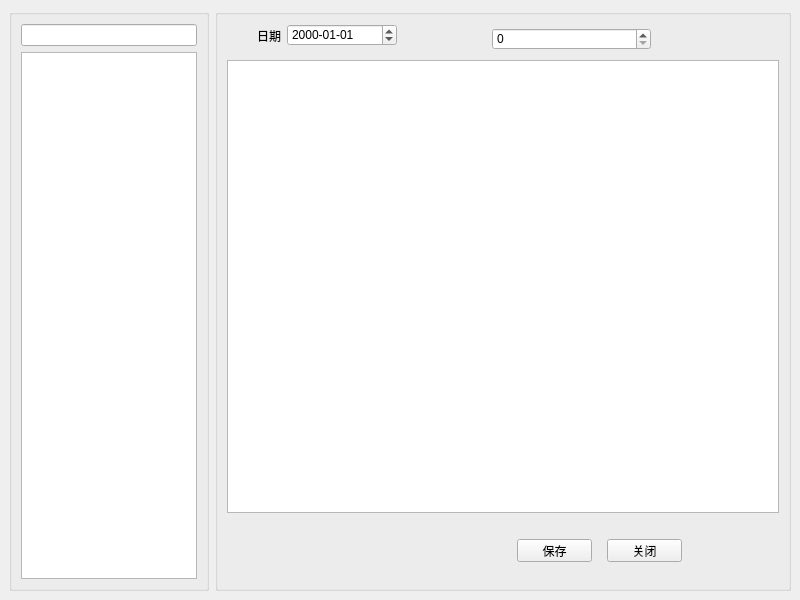
<?xml version="1.0" encoding="UTF-8"?>
<ui version="4.0">
 <class>InputDataMulti</class>
 <widget class="QMainWindow" name="InputDataMulti">
  <property name="geometry">
   <rect>
    <x>0</x>
    <y>0</y>
    <width>800</width>
    <height>600</height>
   </rect>
  </property>
  <property name="windowTitle">
   <string>数据录入</string>
  </property>
  <property name="windowIcon">
   <iconset resource="../Icon.qrc">
    <normaloff>:/images/clipboard.png</normaloff>:/images/clipboard.png</iconset>
  </property>
  <widget class="QWidget" name="centralwidget">
   <layout class="QHBoxLayout" name="horizontalLayout">
    <item>
     <widget class="QGroupBox" name="groupBox">
      <property name="minimumSize">
       <size>
        <width>200</width>
        <height>0</height>
       </size>
      </property>
      <property name="maximumSize">
       <size>
        <width>200</width>
        <height>16777215</height>
       </size>
      </property>
      <property name="title">
       <string/>
      </property>
      <layout class="QVBoxLayout" name="verticalLayout_2">
       <item>
        <widget class="QLineEdit" name="inputKeyword"/>
       </item>
       <item>
        <widget class="QTreeWidget" name="treeWidget">
         <attribute name="headerVisible">
          <bool>false</bool>
         </attribute>
         <column>
          <property name="text">
           <string notr="true">1</string>
          </property>
         </column>
        </widget>
       </item>
      </layout>
     </widget>
    </item>
    <item>
     <widget class="QGroupBox" name="groupBox_2">
      <property name="title">
       <string/>
      </property>
      <layout class="QVBoxLayout" name="verticalLayout_3">
       <item>
        <widget class="QWidget" name="widget_2" native="true">
         <property name="minimumSize">
          <size>
           <width>0</width>
           <height>30</height>
          </size>
         </property>
         <widget class="QDateEdit" name="dateEdit">
          <property name="geometry">
           <rect>
            <x>60</x>
            <y>0</y>
            <width>110</width>
            <height>22</height>
           </rect>
          </property>
          <property name="inputMethodHints">
           <set>Qt::ImhDate|Qt::ImhPreferNumbers</set>
          </property>
          <property name="displayFormat">
           <string>yyyy-MM-dd</string>
          </property>
         </widget>
         <widget class="QLabel" name="label_2">
          <property name="geometry">
           <rect>
            <x>30</x>
            <y>6</y>
            <width>54</width>
            <height>12</height>
           </rect>
          </property>
          <property name="text">
           <string>日期</string>
          </property>
         </widget>
         <widget class="QSpinBox" name="spinBox">
          <property name="geometry">
           <rect>
            <x>265</x>
            <y>4</y>
            <width>159</width>
            <height>22</height>
           </rect>
          </property>
         </widget>
        </widget>
       </item>
       <item>
        <widget class="QTableWidget" name="table"/>
       </item>
       <item>
        <widget class="QWidget" name="widget" native="true">
         <property name="minimumSize">
          <size>
           <width>0</width>
           <height>60</height>
          </size>
         </property>
         <property name="maximumSize">
          <size>
           <width>16777215</width>
           <height>60</height>
          </size>
         </property>
         <widget class="QPushButton" name="btnSave">
          <property name="geometry">
           <rect>
            <x>290</x>
            <y>20</y>
            <width>75</width>
            <height>23</height>
           </rect>
          </property>
          <property name="text">
           <string>保存</string>
          </property>
         </widget>
         <widget class="QPushButton" name="btnClose">
          <property name="geometry">
           <rect>
            <x>380</x>
            <y>20</y>
            <width>75</width>
            <height>23</height>
           </rect>
          </property>
          <property name="text">
           <string>关闭</string>
          </property>
         </widget>
        </widget>
       </item>
      </layout>
     </widget>
    </item>
   </layout>
  </widget>
 </widget>
 <resources>
  <include location="../Icon.qrc"/>
 </resources>
 <connections/>
</ui>
